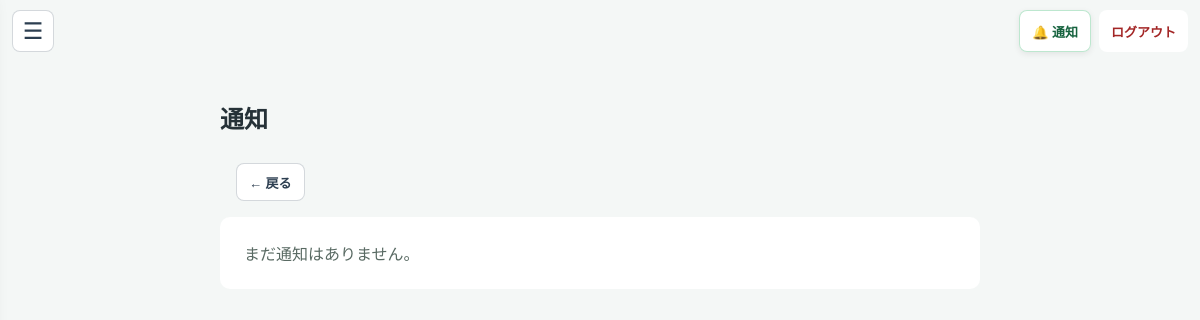
The page /notifications (signed in) on the database as committed earlier.
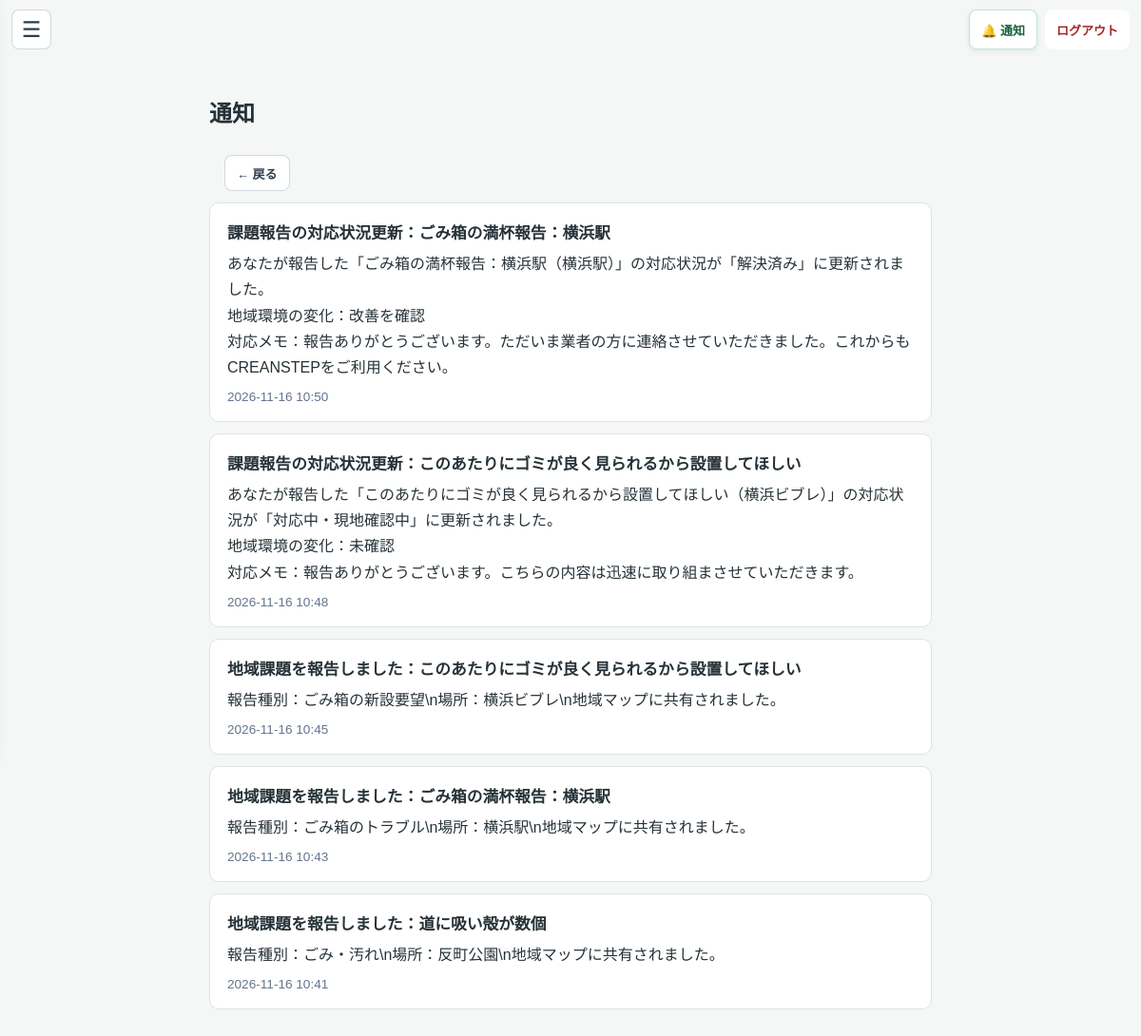
The same page on the database as committed later.
### tables this page shows
CREATE TABLE user_notifications (
            id INTEGER PRIMARY KEY AUTOINCREMENT,
            user_id INTEGER NOT NULL,
            event_id INTEGER,
            notification_type TEXT NOT NULL CHECK(notification_type IN (
                'reminder', 'organizer_message', 'cancellation',
                'event_added', 'reservation', 'reservation_cancelled',
                'activity_completed'
            )),
            title TEXT NOT NULL,
            message TEXT NOT NULL CHECK(length(message) <= 1000),
            created_at TEXT NOT NULL DEFAULT CURRENT_TIMESTAMP,
            read_at TEXT,
            FOREIGN KEY (user_id) REFERENCES users(id),
            FOREIGN KEY (event_id) REFERENCES events(id) ON DELETE SET NULL
        );

### app.py (the view)
@app.route('/notifications')
@user_required
def user_notifications():
    user_id = session['user_id']
    conn = get_db()
    try:
        _create_due_event_reminders(conn, user_id)
        notifications = conn.execute('''
            SELECT n.*, e.name AS event_name,
                   CASE WHEN n.read_at IS NULL THEN 0 ELSE 1 END AS is_read
            FROM user_notifications n
            LEFT JOIN events e ON e.id = n.event_id
            WHERE n.user_id = ?
            ORDER BY n.created_at DESC, n.id DESC
            LIMIT 100
        ''', (user_id,)).fetchall()
        unread_notification_count = conn.execute('''
            SELECT COUNT(*) FROM user_notifications
            WHERE user_id = ? AND read_at IS NULL
        ''', (user_id,)).fetchone()[0]
        return render_template(
            'notifications.html',
            notifications=notifications,
            unread_notification_count=unread_notification_count,
        )
    finally:
        conn.close()

### app.py (called while the page is built)
def get_db():
    conn = sqlite3.connect(DATABASE)
    conn.row_factory = sqlite3.Row
    conn.execute("PRAGMA foreign_keys = ON")
    return conn

def parse_event_datetime(value):
    parsed = datetime.fromisoformat(value)
    if parsed.tzinfo is None:
        return parsed.replace(tzinfo=JST)
    return parsed.astimezone(JST)

def user_required(func):
    @wraps(func)
    def wrapper(*args, **kwargs):
        user_id = session.get('user_id')
        if session.get('role') != 'user' or not user_id:
            return redirect(url_for('login'))
        conn = get_db()
        try:
            user = conn.execute(
                'SELECT role FROM users WHERE id = ?', (user_id,)
            ).fetchone()
        finally:
            conn.close()
        if not user or user['role'] != 'user':
            session.clear()
            return redirect(url_for('login'))
        return func(*args, **kwargs)
    return wrapper

@app.template_filter('jst_datetime')
def format_jst_datetime(value):
    if not value:
        return ''
    try:
        parsed = datetime.fromisoformat(value)
    except (TypeError, ValueError):
        return value
    if parsed.tzinfo is None:
        parsed = parsed.replace(tzinfo=timezone.utc)
    return parsed.astimezone(timezone(timedelta(hours=9))).strftime('%Y-%m-%d %H:%M')

def _detect_view_mode():
    ua = (request.headers.get('User-Agent') or '').lower()
    if any(token in ua for token in ('mobile', 'android', 'iphone', 'ipod', 'iemobile')):
        return 'mobile'
    return 'pc'

@app.context_processor
def inject_csrf_token():
    if 'csrf_token' not in session:
        session['csrf_token'] = secrets.token_urlsafe(32)
    unread_notifications = 0
    if session.get('role') == 'user' and session.get('user_id'):
        conn = get_db()
        try:
            unread_notifications = conn.execute('''
                SELECT COUNT(*) FROM user_notifications
                WHERE user_id = ? AND read_at IS NULL
            ''', (session['user_id'],)).fetchone()[0]
        finally:
            conn.close()
    effective_view = _detect_view_mode()
    return {
        'csrf_token': session['csrf_token'],
        'unread_notifications': unread_notifications,
        'view_mode': effective_view,
    }

### templates/notifications.html (shortened to what this page needs)
<!DOCTYPE html>
<html lang="ja">
<head>
</head>
<body>
    {% include "_user_navigation.html" %}
    <main>
        <div class="heading">
            <h1>通知</h1>
        </div>
        {% include "_user_page_back.html" %}
        {% for notification in notifications %}
            <article class="notification {{ 'unread' if not notification.is_read }}">
                <form class="notification-open-form" method="POST" action="{{ url_for('open_notification', notification_id=notification.id) }}">
                    <button class="notification-open-button" type="submit" aria-label="{{ notification.title }}を開く">
                        <span class="notification-open-title">{{ notification.title }}</span>
                        <span class="notification-open-message">{{ notification.message }}</span>
                        <time>{{ notification.created_at|jst_datetime }}</time>
                    </button>
                </form>
            </article>
        {% else %}
            <p class="empty">まだ通知はありません。</p>
        {% endfor %}
    </main>
</body>
</html>

### templates/_user_navigation.html (shortened to what this page needs)
<div class="user-app-bar">
    <div class="user-app-left">
        <button class="user-menu-toggle" type="button" aria-label="メニューを開く" aria-expanded="false" aria-controls="user-menu-panel">☰</button>
    </div>
    <div class="user-app-actions">
        <a class="user-app-notify" href="{{ url_for('user_notifications') }}" aria-label="通知一覧">
            🔔 通知{% if unread_notifications %}<span class="user-app-notify-badge">{{ unread_notifications }}</span>{% endif %}
        </a>
        <a class="user-app-logout" href="{{ url_for('logout') }}">ログアウト</a>
    </div>
</div>

### templates/_user_page_back.html
<div class="user-page-back-row">
    <a class="user-page-back" href="{{ url_for('home') }}" data-history-back>← 戻る</a>
</div>

### templates/notifications.html (style rules this page uses)
body { margin: 0; background: #f4f7f6; color: #263238; font-family: "Yu Gothic", Meiryo, sans-serif; }
main { max-width: 760px; margin: 24px auto; padding: 60px 16px 32px; }
.heading { display: flex; justify-content: space-between; align-items: center; gap: 12px; }
.heading h1 { font-size: 1.5rem; }
.notification { margin: 12px 0; overflow: hidden; background: #fff; border: 1px solid #dce5e1; border-radius: 10px; }
.notification-open-form { margin: 0; }
.notification-open-button { display: block; width: 100%; padding: 18px; border: 0; background: transparent; color: inherit; font: inherit; text-align: left; cursor: pointer; }
.notification-open-title { display: block; margin-bottom: 8px; font-size: 1.05rem; font-weight: 700; }
.notification-open-message { display: block; line-height: 1.7; white-space: pre-line; }
time { display: block; margin-top: 10px; color: #64748b; font-size: .85rem; }

Rows that differ between the two databases and show on the page:
added user_notifications: title "課題報告の対応状況更新：ごみ箱の満杯報告：横浜駅", message "あなたが報告した「ごみ箱の満杯報告：横浜駅（横浜駅）」の対応状況が「解決済み」に更新されました。 地域環境の変化：改善を確認 対応メモ：報告ありがとうございます。ただいま業者の方に連絡させていただきました。これからもCREANSTEPをご利用ください。", created_at|jst_datetime "2026-11-16 10:50"
added user_notifications: title "課題報告の対応状況更新：このあたりにゴミが良く見られるから設置してほしい", message "あなたが報告した「このあたりにゴミが良く見られるから設置してほしい（横浜ビブレ）」の対応状況が「対応中・現地確認中」に更新されました。 地域環境の変化：未確認 対応メモ：報告ありがとうございます。こちらの内容は迅速に取り組まさせていただきます。", created_at|jst_datetime "2026-11-16 10:48"
added user_notifications: title "地域課題を報告しました：このあたりにゴミが良く見られるから設置してほしい", message "報告種別：ごみ箱の新設要望\\n場所：横浜ビブレ\\n地域マップに共有されました。", created_at|jst_datetime "2026-11-16 10:45"
added user_notifications: title "地域課題を報告しました：ごみ箱の満杯報告：横浜駅", message "報告種別：ごみ箱のトラブル\\n場所：横浜駅\\n地域マップに共有されました。", created_at|jst_datetime "2026-11-16 10:43"
added user_notifications: title "地域課題を報告しました：道に吸い殻が数個", message "報告種別：ごみ・汚れ\\n場所：反町公園\\n地域マップに共有されました。", created_at|jst_datetime "2026-11-16 10:41"
Other text that changed with them:
text no longer shown: "まだ通知はありません。"
